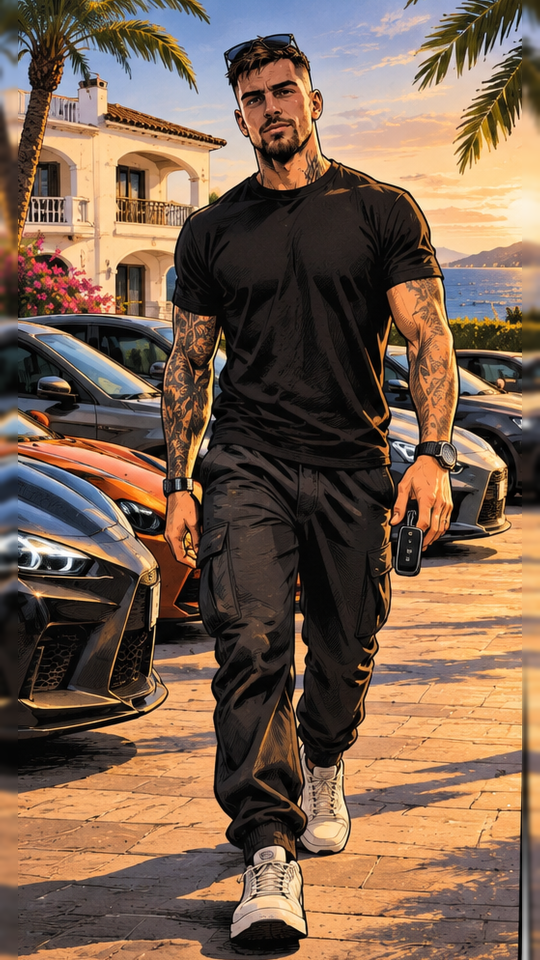
#> input picture production/rig/plate.png, 1080 x 1920 px (shown at 1/2 size)
$ python build_layers.py
#> lines starting #> are read from the running program, lines starting #| are printed output that depends on the picture; after the words box and inside, x2 and y2 are one past the last pixel; in counts of white or black regions, pixels touching at a corner belong together
"""Build S001 layers from plate.png: Conor matte (RGBA) and a clean background plate (Conor removed)."""
import cv2, numpy as np
from conor_s001_rig import J, BONES
img = cv2.imread('plate.png'); H, W = img.shape[:2]
#> further down, img is the input picture: shape (1920, 1080, 3); mean B, G, R 79.3, 98.4, 123.6
#> after `H, W = img.shape[:2]`: H = 1920; W = 1080
mask = np.full((H, W), cv2.GC_BGD, np.uint8)
hull = cv2.convexHull(np.array(list(J.values()), np.int32))
pr = np.zeros((H, W), np.uint8); cv2.fillPoly(pr, [hull], 1); pr = cv2.dilate(pr, np.ones((61, 61), np.uint8))
#> after `cv2.fillPoly(pr, [hull], 1)`:
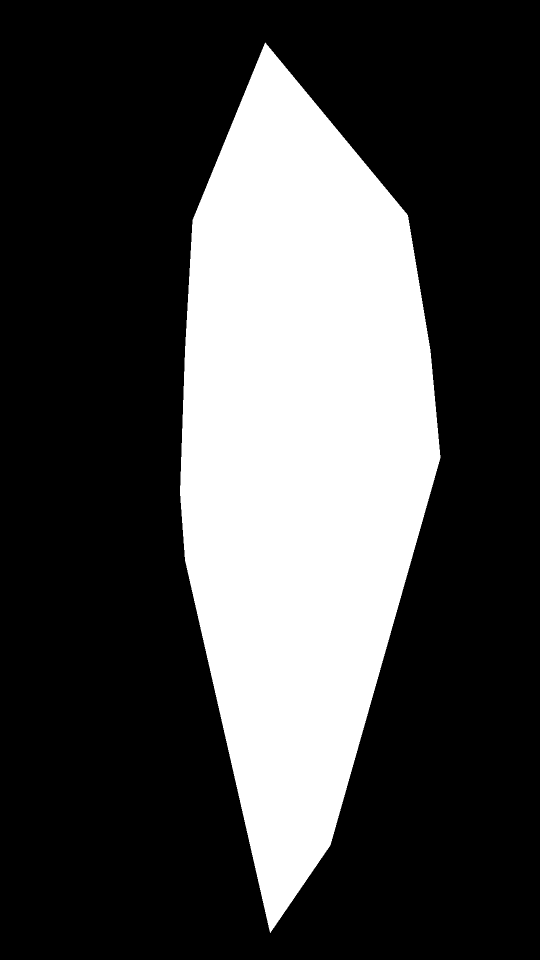
#> pr: shape (1920, 1080) (shown at 1/2 size); values 0 (black) and 1 (white), 28.7% white; 1 white region, box (x1, y1, x2, y2) and area: (360, 85, 881, 1866) 595861
mask[pr > 0] = cv2.GC_PR_BGD
cv2.fillPoly(mask, [hull], cv2.GC_PR_FGD)
for a, b in BONES:
    cv2.line(mask, J[a], J[b], cv2.GC_FGD, 26)
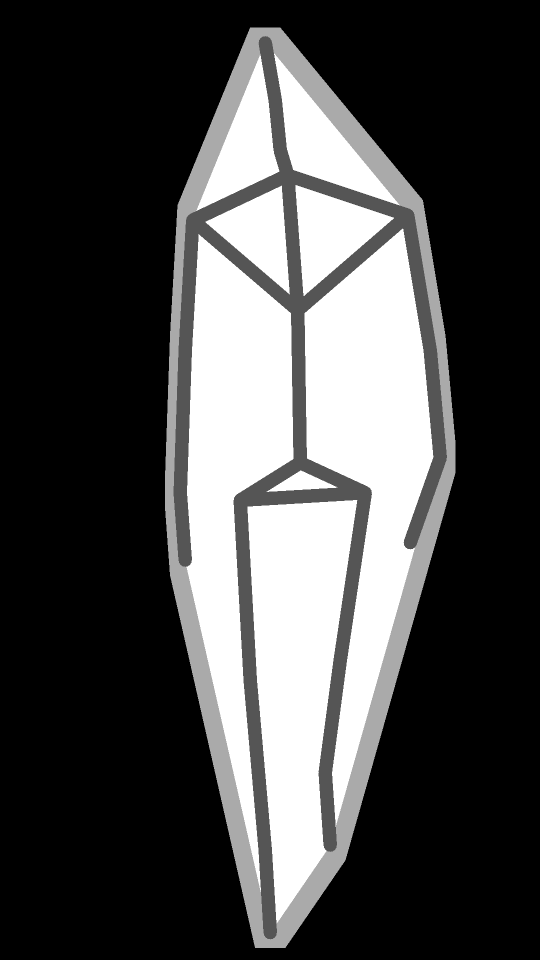
#> mask: shape (1920, 1080) (shown at 1/2 size); min 0, max 3, mean 0.872; drawn with min black and max white
cv2.circle(mask, J["head"], 70, cv2.GC_FGD, -1)
#> mask: shape (1920, 1080); 0.56% of pixels changed, all inside (x1, y1, x2, y2) = (480, 131, 621, 270)
cv2.ellipse(mask, (595, 700), (150, 230), 0, 0, 360, cv2.GC_FGD, -1)
#> mask: shape (1920, 1080); min 0, max 3, mean 0.775
cv2.ellipse(mask, (533, 1795), (74, 88), 0, 0, 360, cv2.GC_FGD, -1)      # front shoe
#> mask: shape (1920, 1080); min 0, max 3, mean 0.767
cv2.rectangle(mask, (452, 66), (594, 110), cv2.GC_FGD, -1)                 # sunglasses on head
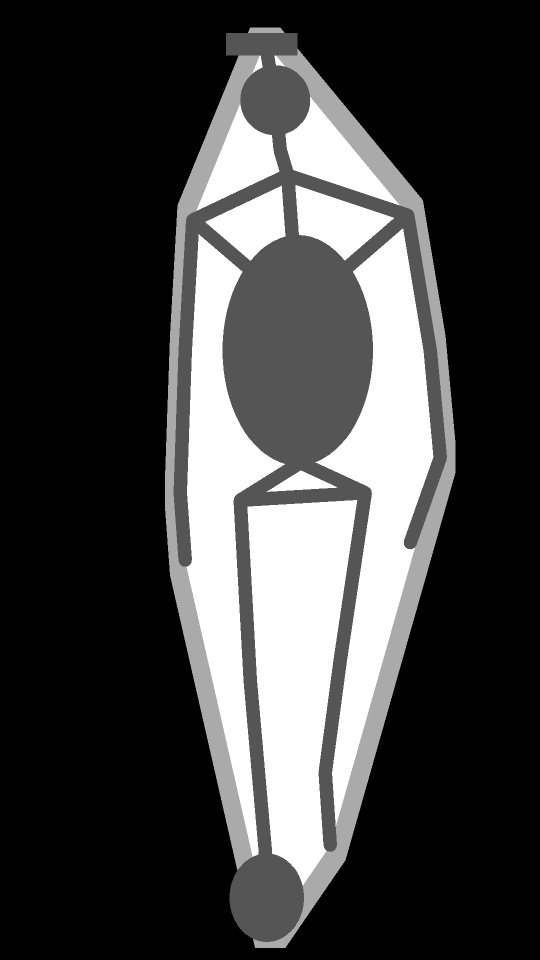
#> mask: shape (1920, 1080) (shown at 1/2 size); min 0, max 3, mean 0.767; drawn with min black and max white
cv2.ellipse(mask, (528, 118), (78, 52), 0, 0, 360, cv2.GC_FGD, -1)           # hair top
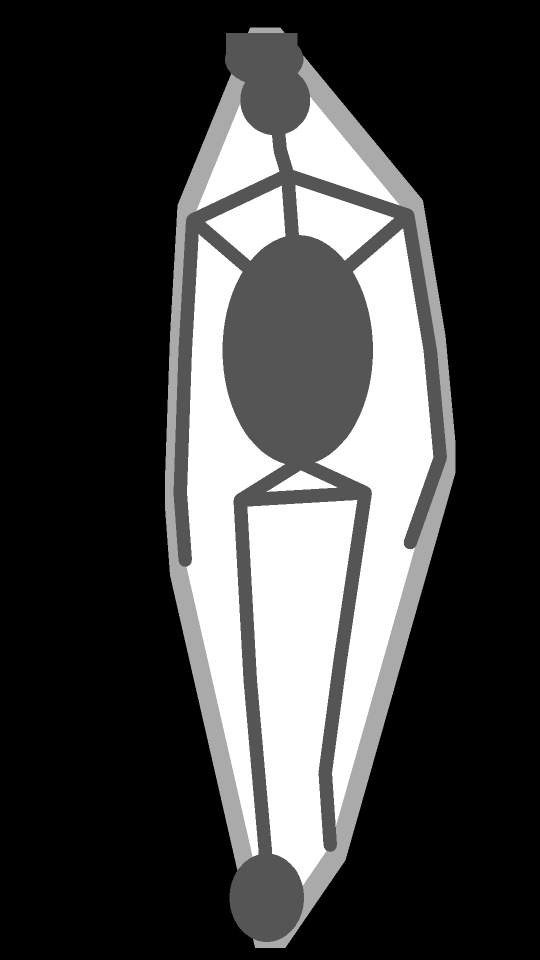
#> mask: shape (1920, 1080) (shown at 1/2 size); 0.21% of pixels changed, all inside (x1, y1, x2, y2) = (450, 91, 607, 164); drawn with min black and max white
cv2.rectangle(mask, (345, 1152), (398, 1240), cv2.GC_BGD, -1)              # orange-car sliver
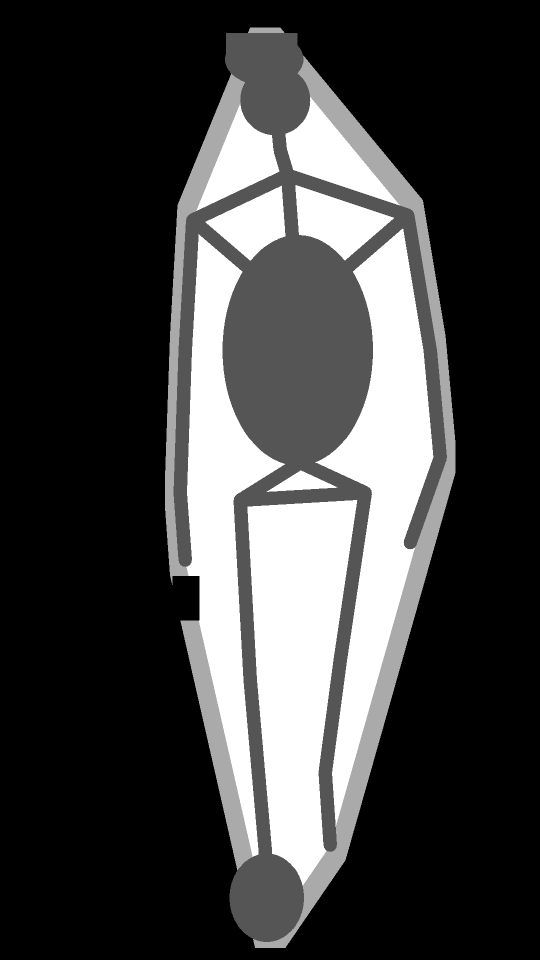
#> mask: shape (1920, 1080) (shown at 1/2 size); 0.21% of pixels changed, all inside (x1, y1, x2, y2) = (345, 1152, 399, 1241); drawn with min black and max white
bgd = np.zeros((1, 65)); fgd = np.zeros((1, 65))
cv2.grabCut(img, mask, None, bgd, fgd, 8, cv2.GC_INIT_WITH_MASK)
fg = np.where((mask == 1) | (mask == 3), 255, 0).astype(np.uint8)
n, lab, st, _ = cv2.connectedComponentsWithStats(fg)
#> n = 3
#> fg: shape (1920, 1080); 30.2% white; 2 white regions, box (x1, y1, x2, y2) and area: (330, 65, 910, 1896) 626308, (415, 271, 424, 275) 22
fg = np.where(lab == 1 + np.argmax(st[1:, cv2.CC_STAT_AREA]), 255, 0).astype(np.uint8)
fg = cv2.morphologyEx(fg, cv2.MORPH_CLOSE, np.ones((9, 9), np.uint8))
# soft matte edge (keeps the ink outline, avoids a cut-out halo)
fg = cv2.dilate(fg, cv2.getStructuringElement(cv2.MORPH_ELLIPSE, (13, 13)))   # include ink outline + rim light
alpha = cv2.GaussianBlur(fg, (5, 5), 0)
#> fg: shape (1920, 1080); 32% white; 1 white region, box (x1, y1, x2, y2) and area: (324, 59, 916, 1902) 663207
rgba = np.dstack([img, alpha]); cv2.imwrite('conor_rgba.png', rgba)
# clean plate: remove Conor (dilated) and rebuild the background behind him
hole = cv2.dilate(fg, np.ones((11, 11), np.uint8))
cv2.ellipse(hole, (540, 1812), (95, 115), 0, 0, 360, 255, -1)
#> hole: shape (1920, 1080); 33.8% white; 1 white region, box (x1, y1, x2, y2) and area: (319, 54, 921, 1920) 700345
cv2.ellipse(hole, (660, 1650), (85, 95), 0, 0, 360, 255, -1)
cv2.ellipse(hole, (528, 92), (105, 62), 0, 0, 360, 255, -1)        # head top + sunglasses
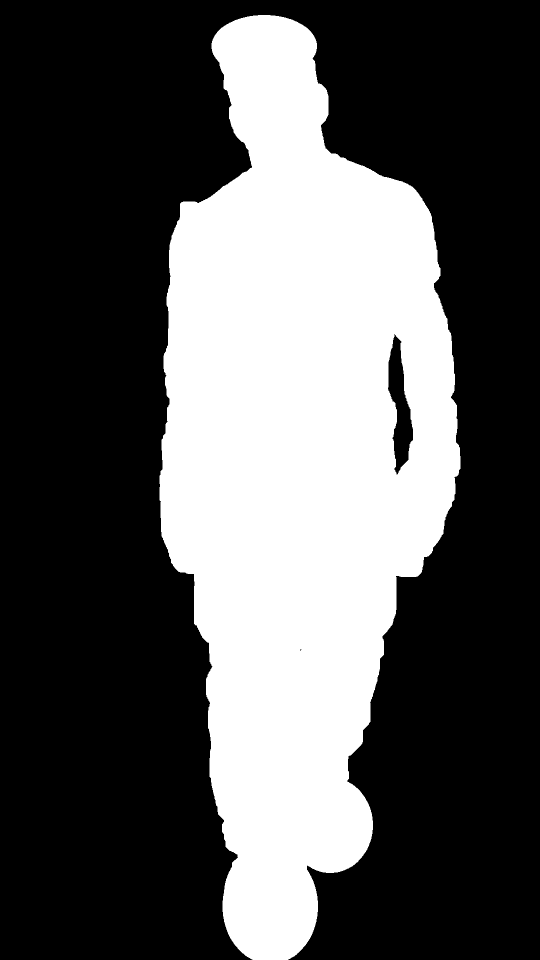
#> hole: shape (1920, 1080) (shown at 1/2 size); 34.3% white; 1 white region, box (x1, y1, x2, y2) and area: (319, 30, 921, 1920) 711793
small = cv2.resize(img, (W // 2, H // 2)); hs = cv2.resize(hole, (W // 2, H // 2), interpolation=cv2.INTER_NEAREST)
#> after `small = cv2.resize(img, (W // 2, H // 2))`:
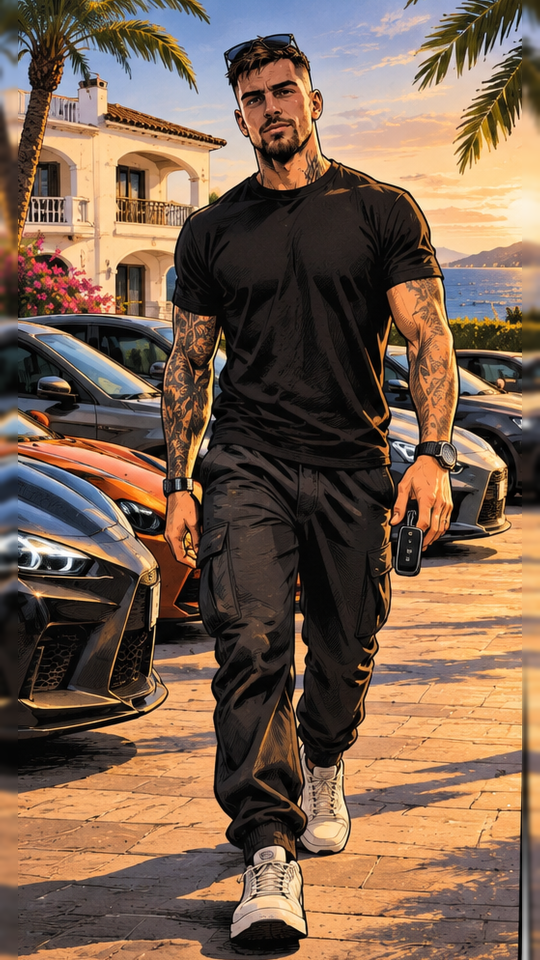
#> small: shape (960, 540, 3); mean B, G, R 79.5, 98.6, 123.7
#> (the run stopped early here; a loop or call above may not have finished)
